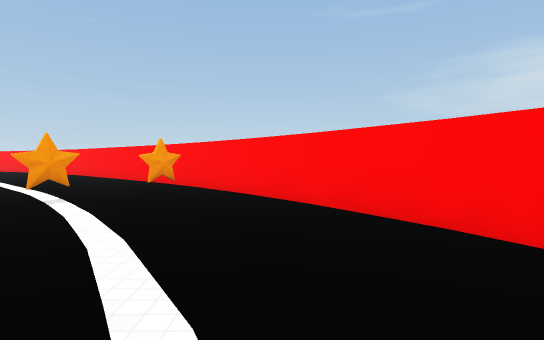
view 1 (above)

12 first-person views from a walk through a Unity game level. The camera is 1.3 m above the floor, tilts 2° down and sees 80° across. The floor is counted in squares, 2 m on a side. Each view is taken from the middle of a square. On the plan, view 1 faces up. The plan holds only what a view shows up to about 10 squares ahead; the rest is blank. The place goes on beyond the plan. The player is left out. Surface patterns are stand-ins for the level's own textures.

view 2
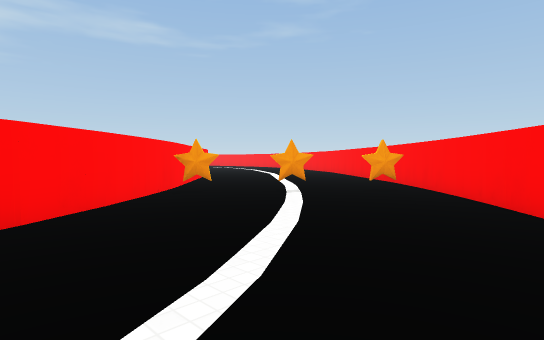

view 3
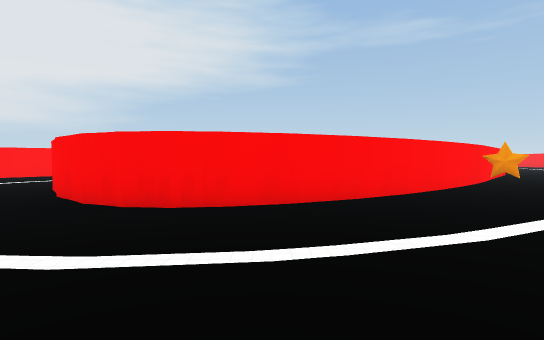

view 4
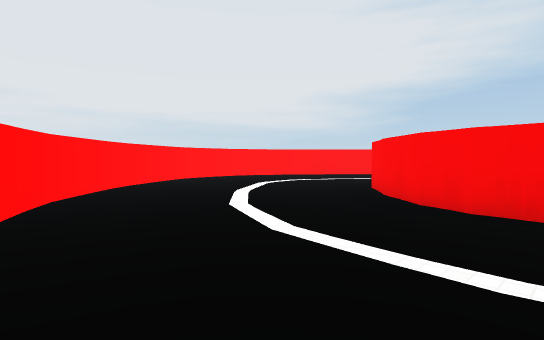

view 5
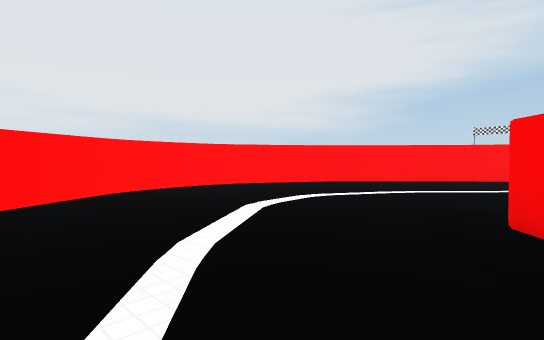

view 6
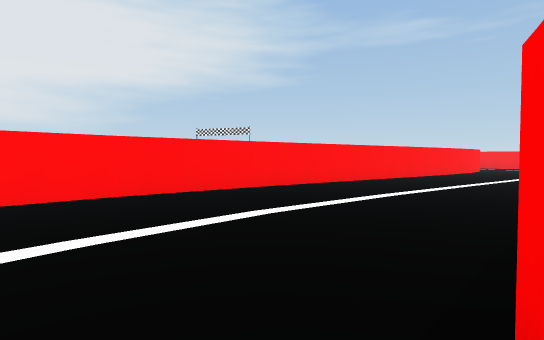

view 7
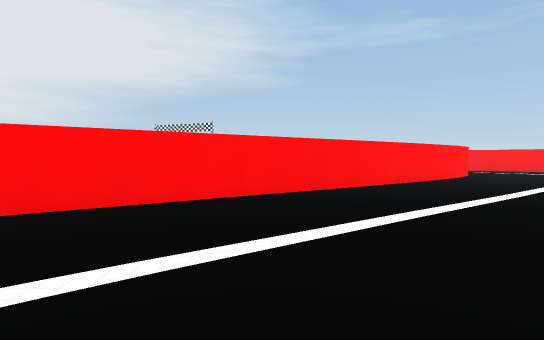

view 8
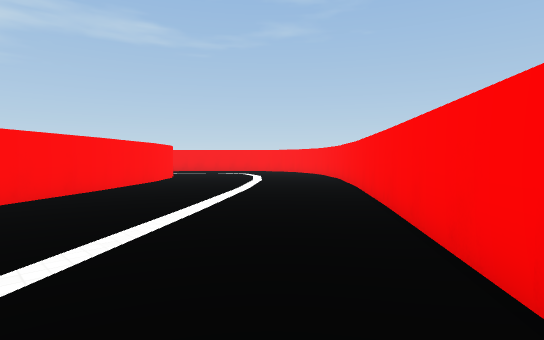

view 9
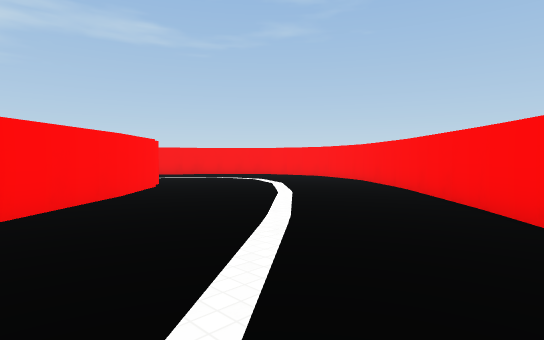

view 10
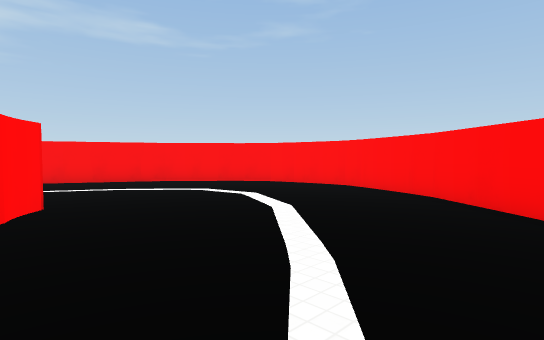

view 11
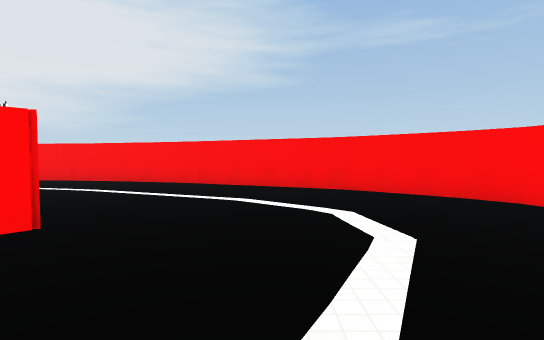

view 12
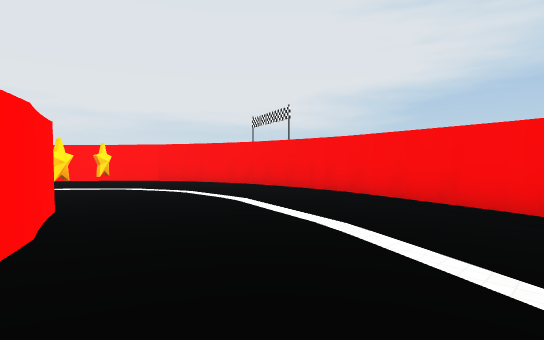

### Floor plan
Points are (right, up) in squares from view 1. A wall is a line through its corners. A room is listed if a view was taken in it or the views show most of it. See-through windows are left out.
Room 1 (views 1, 2, 3, 4, 5, 6, 7, 8, 9, 10, 11, 12)
walls: (-22.7, -0.3) (-22.4, 0.9); (-22.9, -0.7) (-22.8, -0.3); (-22.5, 0.8) (-22.2, 1.5); (-21, 3.9) (-18.8, 2); (-27.5, 0.7) (-27.6, -0.4) (-27.6, -2.3); (-18.7, 2.2) (-9.5, -9.8); (-27.6, -2.1) (-27.3, -3.4); (-26.7, 3.7) (-27.6, 0.6); (-27.3, -3.3) (-26.9, -4.2); (-26.9, -4.1) (-26.3, -5.2); (-26.4, -5.1) (-25.3, -6.2); (-25.1, -6.4) (-24.4, -6.8); (-24.8, 7.6) (-26.7, 3.6); (-24.3, 8.1) (-24.8, 7.4); (-23.3, 9.1) (-24.4, 8); (-21.8, 9.8) (-22.6, 9.6) (-23.4, 9.1); (-15.7, 6.8) (-17.9, 8.8) (-19.5, 9.7); (-14.7, 5.6) (-15.8, 6.9); (-21.1, 9.9) (-22, 9.8); (-19.5, 9.6) (-20.4, 9.9) (-21.2, 9.9); (-10.1, -0.3) (-14.7, 5.8); (-9.5, -9.6) (-7.6, -11.4) (-7.1, -11.7); (-7, 4.7) (-5.9, 3.8); (-5.9, 3.9) (-4.6, 2.5); (-4.7, 2.7) (-2.1, -0.6); (-7.3, -11.7) (-5.3, -12.6) (-4.4, -12.8); (-3.8, -6.6) (-4.2, -6.8); (-2.2, -0.6) (-1.6, -1.8); (-2.4, -5.5) (-3.7, -6.6); (-1.7, -1.6) (-1.3, -2.8); (-1.3, -2.7) (-1.3, -3.2); (-1.5, -4.3) (-1.7, -4.7) (-2.7, -5.8); (-1.3, -3.3) (-1.3, -3.8); (-4.2, -12.8) (-2.8, -12.6); (-1.2, 6.9) (-4.4, 10.1); (-2.9, -12.6) (-2.1, -12.3); (-2.2, -12.4) (0.1, -10.8); (2, 2.3) (1.4, 3.5) (-1.2, 7); (-0.1, -10.9) (0.6, -10.3); (0.5, -10.4) (2, -8.7); (2, -8.8) (2.6, -7.3)
objects: other object (-25, -5); other object (-24, -4); other object (-5, 4); other object (-4, 5); other object (-2, 7)

Positions as (right, up) in squares from view 1, and headings:
1: (0, 0), facing up
2: (1, 0), facing up-left
3: (3, -2), facing left
4: (3, -3), facing down-left
5: (0, -6), facing down-left
6: (-4, -7), facing left
7: (-8, -4), facing left
8: (-10, -2), facing up-left
9: (-13, 0), facing up-left
10: (-16, 3), facing up-left
11: (-18, 6), facing left
12: (-22, 4), facing down-left
